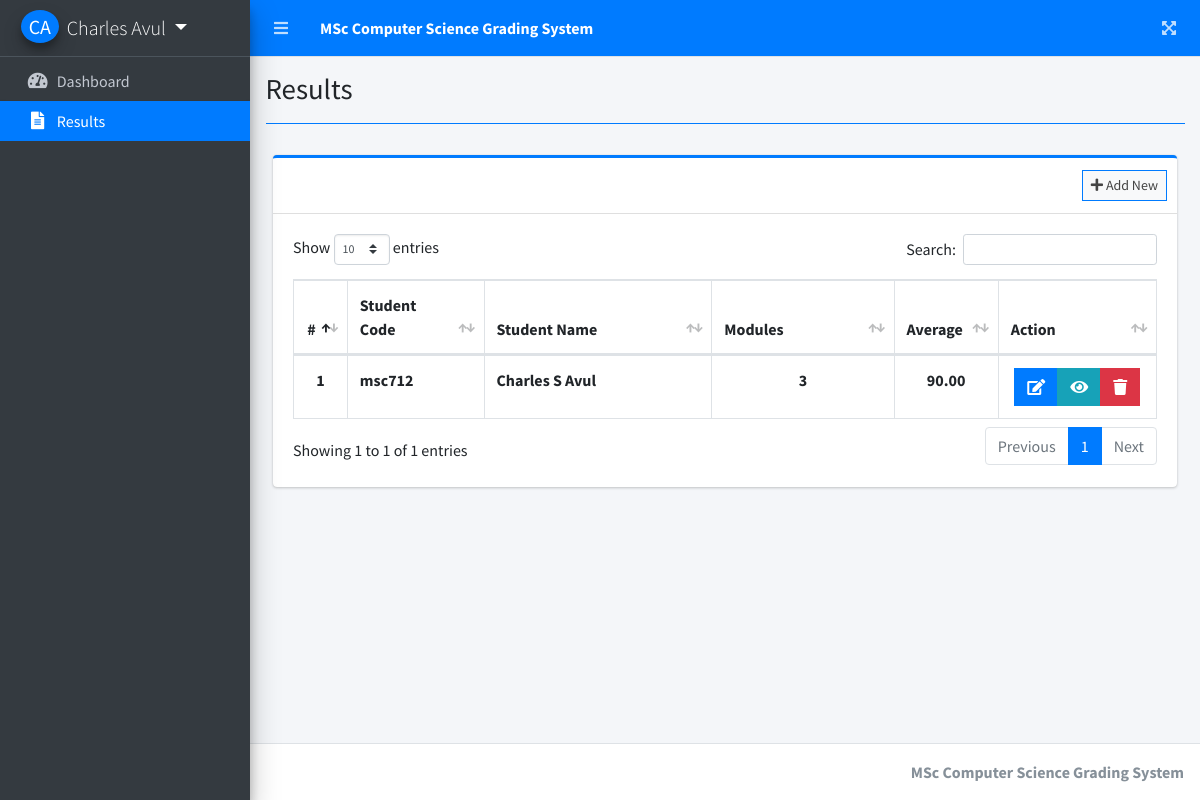
The page /index.php?page=results (signed in) on the database its author committed.
### tables this page shows
CREATE TABLE `results` (
  `id` int(30) NOT NULL,
  `student_id` int(30) NOT NULL,
  `marks` decimal(20,2) NOT NULL,
  `date_created` datetime NOT NULL DEFAULT current_timestamp()
);

CREATE TABLE `students` (
  `id` int(30) NOT NULL,
  `user_id` int(30) NOT NULL,
  `student_code` varchar(50) NOT NULL,
  `firstname` varchar(200) NOT NULL,
  `middlename` varchar(200) NOT NULL,
  `lastname` varchar(200) NOT NULL,
  `date_created` datetime NOT NULL DEFAULT current_timestamp()
);

### results.php (the view, shortened to what this page needs)
<?php include'db_connect.php' ?>
<div class="col-lg-12">
	<div class="card card-outline card-primary">
		<?php	if(!isset($_SESSION['rs_id'])): ?>
		<div class="card-header">
			<div class="card-tools">
				<a class="btn btn-block btn-sm btn-default btn-flat border-primary" href="./index.php?page=new_result"><i class="fa fa-plus"></i> Add New</a>
			</div>
		</div>
	<?php endif; ?>
		<div class="card-body">
			<table class="table tabe-hover table-bordered" id="list">
				<colgroup>
				<col width="5%">
					<col width="15%">
					<col width="25%">
					<col width="20%">
					<col width="10%">
					<col width="15%">
				</colgroup>
				<thead>
					<tr>
						<th class="text-center">#</th>
						<th>Student Code</th>
						<th>Student Name</th>
						<th>Modules</th>
						<th>Average</th>
						<th>Action</th>
					</tr>
				</thead>
				<tbody>
					<?php
					$i = 1;
					$where = "";
					if(isset($_SESSION['login_id'])){
						$where = " where r.student_id = {$_SESSION['login_id']} ";
					}
					$qry = $conn->query("SELECT r.*,concat(s.firstname,' ',s.middlename,' ',s.lastname) as name,s.student_code FROM results r  inner join students s on s.id = r.student_id $where order by unix_timestamp(r.date_created) desc ");
					while($row= $qry->fetch_assoc()):
						$modules = $conn->query("SELECT * FROM result_items where result_id =".$row['id'])->num_rows;
					?>
					<tr>
						<th class="text-center"><?php echo $i++ ?></th>
						<td><b><?php echo $row['student_code'] ?></b></td>
						<td><b><?php echo ucwords($row['name']) ?></b></td>
						<td class="text-center"><b><?php echo $modules ?></b></td>
						<td class="text-center"><b><?php echo $row['marks'] ?></b></td>
						<td class="text-center">
							<?php if(isset($_SESSION['login_id'])): ?>
		                    <div class="btn-group">
		                        <a href="./index.php?page=edit_result&id=<?php echo $row['id'] ?>" class="btn btn-primary btn-flat">
		                          <i class="fas fa-edit"></i>
		                        </a>
		                         <button data-id="<?php echo $row['id'] ?>" type="button" class="btn btn-info btn-flat view_result">
		                          <i class="fas fa-eye"></i>
		                        </button>
		                        <button type="button" class="btn btn-danger btn-flat delete_result" data-id="<?php echo $row['id'] ?>">
		                          <i class="fas fa-trash"></i>
		                        </button>
	                      </div>
	                      <?php endif; ?>
						</td>
					</tr>
				<?php endwhile; ?>
				</tbody>
			</table>
		</div>
	</div>
</div>

### rows shown on the page
results: student.student_code "msc712", name "Charles S Avul", modules "3", marks "90.00"

### other values the page prints
$_SESSION['system']['name'] "MSc Computer Science Grading System"
$_SESSION['login_firstname'].' '.$_SESSION['login_lastname'] "Charles Avul"
$title "Results"
